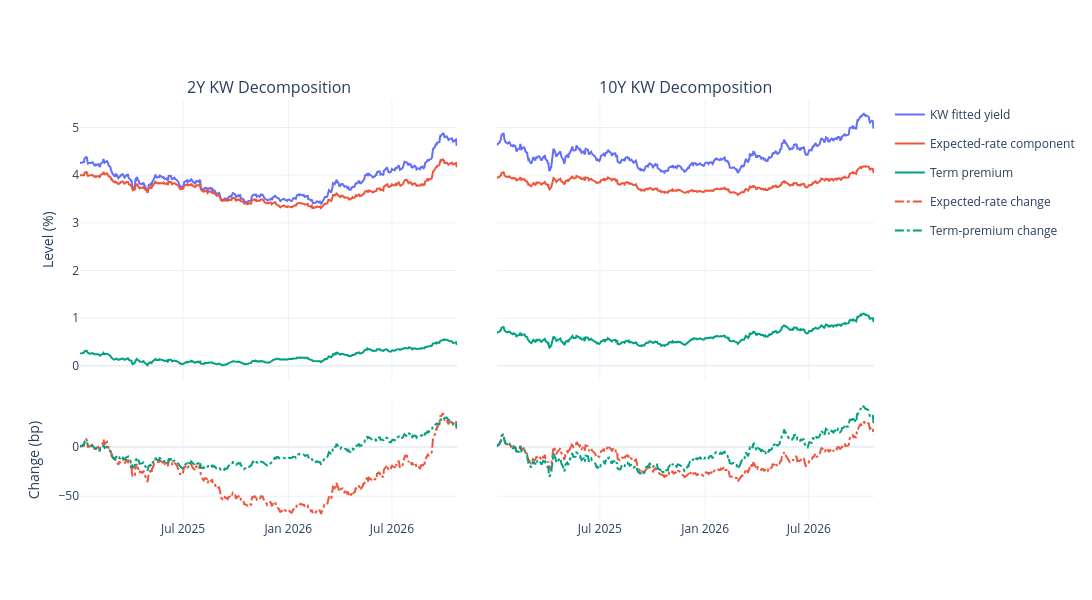

This figure's notebook cell:
### Code cell
show_kw_decomposition(kw_observations, *date_range.get_dates(), width=1300, height=600)

### Figure 1 — Plotly figure (JSON) as saved in the notebook; plotly's stock layout.template omitted (floating-point values rounded to 4 significant figures; data arrays with more than 128 entries replaced by an {"elided": "..."} marker saying what was removed)
{"data": [{"connectgaps": false, "customdata": {"elided": "453x1 str values"}, "hovertemplate": "%{fullData.name}: %{customdata[0]}<extra></extra>", "legendgroup": "fitted_yield", "line": {"color": "#636EFA"}, "mode": "lines", "name": "KW fitted yield", "showlegend": true, "type": "scatter", "x": {"elided": "453 str values"}, "xaxis": "x", "y": {"elided": "453 float values"}, "yaxis": "y"}, {"connectgaps": false, "customdata": {"elided": "453x1 str values"}, "hovertemplate": "%{fullData.name}: %{customdata[0]}<extra></extra>", "legendgroup": "expected_rate", "line": {"color": "#EF553B"}, "mode": "lines", "name": "Expected-rate component", "showlegend": true, "type": "scatter", "x": {"elided": "453 str values"}, "xaxis": "x", "y": {"elided": "453 float values"}, "yaxis": "y"}, {"connectgaps": false, "customdata": {"elided": "453x1 str values"}, "hovertemplate": "%{fullData.name}: %{customdata[0]}<extra></extra>", "legendgroup": "term_premium", "line": {"color": "#00A080"}, "mode": "lines", "name": "Term premium", "showlegend": true, "type": "scatter", "x": {"elided": "453 str values"}, "xaxis": "x", "y": {"elided": "453 float values"}, "yaxis": "y"}, {"connectgaps": false, "customdata": {"elided": "453x1 str values"}, "hovertemplate": "%{fullData.name}: %{customdata[0]}<extra></extra>", "legendgroup": "expected_change_bp", "line": {"color": "#EF553B", "dash": "dashdot"}, "mode": "lines", "name": "Expected-rate change", "showlegend": true, "type": "scatter", "x": {"elided": "453 str values"}, "xaxis": "x", "y": {"elided": "453 float values"}, "yaxis": "y3"}, {"connectgaps": false, "customdata": {"elided": "453x1 str values"}, "hovertemplate": "%{fullData.name}: %{customdata[0]}<extra></extra>", "legendgroup": "premium_change_bp", "line": {"color": "#00A080", "dash": "dashdot"}, "mode": "lines", "name": "Term-premium change", "showlegend": true, "type": "scatter", "x": {"elided": "453 str values"}, "xaxis": "x", "y": {"elided": "453 float values"}, "yaxis": "y3"}, {"connectgaps": false, "customdata": {"elided": "453x1 str values"}, "hovertemplate": "%{fullData.name}: %{customdata[0]}<extra></extra>", "legendgroup": "fitted_yield", "line": {"color": "#636EFA"}, "mode": "lines", "name": "KW fitted yield", "showlegend": false, "type": "scatter", "x": {"elided": "453 str values"}, "xaxis": "x2", "y": {"elided": "453 float values"}, "yaxis": "y2"}, {"connectgaps": false, "customdata": {"elided": "453x1 str values"}, "hovertemplate": "%{fullData.name}: %{customdata[0]}<extra></extra>", "legendgroup": "expected_rate", "line": {"color": "#EF553B"}, "mode": "lines", "name": "Expected-rate component", "showlegend": false, "type": "scatter", "x": {"elided": "453 str values"}, "xaxis": "x2", "y": {"elided": "453 float values"}, "yaxis": "y2"}, {"connectgaps": false, "customdata": {"elided": "453x1 str values"}, "hovertemplate": "%{fullData.name}: %{customdata[0]}<extra></extra>", "legendgroup": "term_premium", "line": {"color": "#00A080"}, "mode": "lines", "name": "Term premium", "showlegend": false, "type": "scatter", "x": {"elided": "453 str values"}, "xaxis": "x2", "y": {"elided": "453 float values"}, "yaxis": "y2"}, {"connectgaps": false, "customdata": {"elided": "453x1 str values"}, "hovertemplate": "%{fullData.name}: %{customdata[0]}<extra></extra>", "legendgroup": "expected_change_bp", "line": {"color": "#EF553B", "dash": "dashdot"}, "mode": "lines", "name": "Expected-rate change", "showlegend": false, "type": "scatter", "x": {"elided": "453 str values"}, "xaxis": "x2", "y": {"elided": "453 float values"}, "yaxis": "y4"}, {"connectgaps": false, "customdata": {"elided": "453x1 str values"}, "hovertemplate": "%{fullData.name}: %{customdata[0]}<extra></extra>", "legendgroup": "premium_change_bp", "line": {"color": "#00A080", "dash": "dashdot"}, "mode": "lines", "name": "Term-premium change", "showlegend": false, "type": "scatter", "x": {"elided": "453 str values"}, "xaxis": "x2", "y": {"elided": "453 float values"}, "yaxis": "y4"}], "layout": {"annotations": [{"font": {"size": 16}, "showarrow": false, "text": "2Y KW Decomposition", "x": 0.2375, "xanchor": "center", "xref": "paper", "y": 1.0, "yanchor": "bottom", "yref": "paper"}, {"font": {"size": 16}, "showarrow": false, "text": "10Y KW Decomposition", "x": 0.7625, "xanchor": "center", "xref": "paper", "y": 1.0, "yanchor": "bottom", "yref": "paper"}], "height": 600, "hovermode": "x unified", "hoversubplots": "axis", "width": 1300, "xaxis": {"anchor": "y3", "domain": [0, 0.475], "hoverformat": "%Y-%m-%d", "range": ["2025-01-02", "2026-10-23"], "showspikes": true, "showticklabels": true, "spikedash": "dot", "spikemode": "across", "spikesnap": "cursor", "type": "date"}, "xaxis2": {"anchor": "y4", "domain": [0.525, 1], "hoverformat": "%Y-%m-%d", "range": ["2025-01-02", "2026-10-23"], "showspikes": true, "showticklabels": true, "spikedash": "dot", "spikemode": "across", "spikesnap": "cursor", "type": "date"}, "xaxis3": {"anchor": "y3", "domain": [0, 0.475], "hoverformat": "%Y-%m-%d", "range": ["2025-01-02", "2026-10-23"], "showticklabels": true, "title": {"text": "Observation date"}, "type": "date", "visible": false}, "xaxis4": {"anchor": "y4", "domain": [0.525, 1], "hoverformat": "%Y-%m-%d", "range": ["2025-01-02", "2026-10-23"], "showticklabels": true, "title": {"text": "Observation date"}, "type": "date", "visible": false}, "yaxis": {"anchor": "x", "domain": [0.335, 1.0], "title": {"text": "Level (%)"}}, "yaxis2": {"anchor": "x2", "domain": [0.335, 1.0], "matches": "y", "showticklabels": false, "title": {"text": ""}}, "yaxis3": {"anchor": "x", "domain": [0, 0.285], "title": {"text": "Change (bp)"}}, "yaxis4": {"anchor": "x2", "domain": [0, 0.285], "matches": "y3", "showticklabels": false, "title": {"text": ""}}}}
